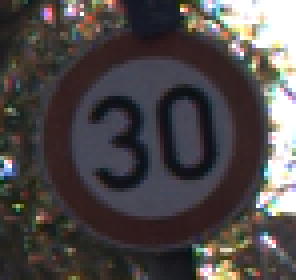
#> input picture Dataset_traffic_sign/00001/00002_00029.png, 74 x 70 px (shown 4 times larger); its folder holds only this picture in this run
$ jupyter execute --allow-errors Clasificacion_y_deteccion.ipynb   (shell and % lines are left out)
#> lines starting #> are read from the running program, lines starting #| are printed output that depends on the picture
[cell 1]
import cv2
import numpy as np
import os
import glob
import pathlib
import shutil
import csv
import time
import datetime
from skimage.feature import hog
from sklearn.model_selection import train_test_split

[cell 2]
try:
    shutil.rmtree('dataset_classifying/')
    shutil.rmtree('dataset_detection/')
except OSError:
    pass
try:
    shutil.rmtree('csvs_non_processed/')
    shutil.rmtree('csvs_processed/')
except:
    pass

## Creacion de datos sin preprocesamiento

## Creacion de datos con preprocesamiento

Para mejorar el clasificador vamos procesar las imagenes para reducir ruido y darles un formato, es decir, un tamaño concreto rango de colores etc.

Podriamos agrupar la creacion de todos los datos en una sola celda e incluso agruparlo en un bucle pero lo hemos dejado asi para mostrar el proceso que hemos seguido.

- Aumento del contraste
- Aumento de rango dinamico
- Ecualizacion del histograma
- Ajustar aspect ratio

[cell 3]
ruta = 'Dataset_traffic_sign/'
vectorClases = os.listdir(ruta)
nClases = len(vectorClases)
csvs_types = ['non_processed','processed']
tam = 100
t0 = time.time()
for clase,carpeta in enumerate(vectorClases):
    l_non_proc = []
    l_proc = []
    rutaImagenes = ruta+carpeta
    vectorImagenes = os.listdir(rutaImagenes)
    nImagenes = len(vectorImagenes)
    for j in vectorImagenes:
        #1-Sin procesar
        #Leemos imagen en blanco y negro
        rutaImg = rutaImagenes+'/'+j
        img = cv2.imread(rutaImg,0)
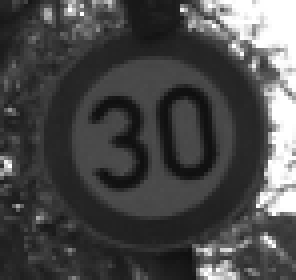
#> img: shape (70, 74) (shown 4 times larger); min 15, max 255, mean 73.6
        img = cv2.resize(img,(tam,tam))
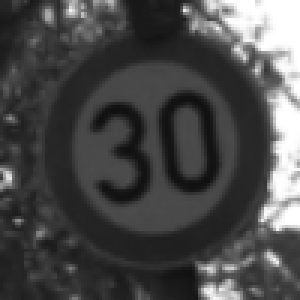
#> img: shape (100, 100) (shown 3 times larger); min 15, max 255, mean 73.5
        #Feature hog
        hog_img = hog(img)
#> hog_img = 8100 values, max 0.327 at index 6887, min 0 at index 160, mean 0.0707
        l_non_proc.append(hog_img)

        #2-Procesar
        #Ecualizacion de histograma
        img = cv2.equalizeHist(img)
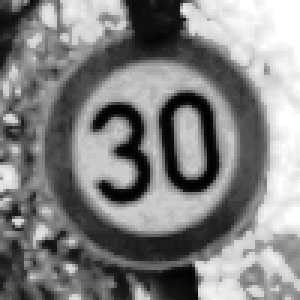
#> img: shape (100, 100) (shown 3 times larger); min 0, max 255, mean 129.5
        hog_img = hog(img)
#> hog_img = 8100 values, max 0.352 at index 789, min 0 at index 62, mean 0.073
        l_proc.append(hog_img)

    listas = {'non_processed':l_non_proc,'processed':l_proc}
    #Creamos csv de la clase
    for csv_type in csvs_types:
        #Establecemos la ruta
        csvFolder = 'csvs_'+csv_type+'/'
        rutaDatosCsv = csvFolder+'datos'+str(clase)+'.csv'
        pathlib.Path(csvFolder).mkdir(parents=True, exist_ok=True)
        #Extraemos la lista
        datos = np.array(listas[csv_type])
        #Añadir la columna de la clase
        y = np.full((nImagenes,1),clase)
        datos = np.hstack((datos,y))
        with open(rutaDatosCsv, 'a+', newline='') as myfile:
            wr = csv.writer(myfile)
            wr.writerows(datos)
            myfile.close()
#> pass 2 of the loop `for clase,carpeta in enumerate(vectorClases):`:
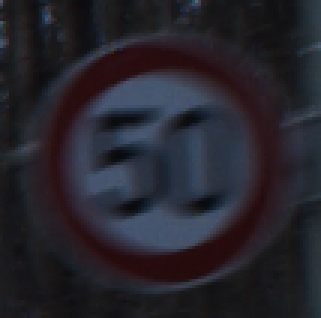
#> input picture Dataset_traffic_sign/00002/00034_00029.png, 107 x 106 px (shown 3 times larger)
#> `img = cv2.imread(rutaImg,0)`:
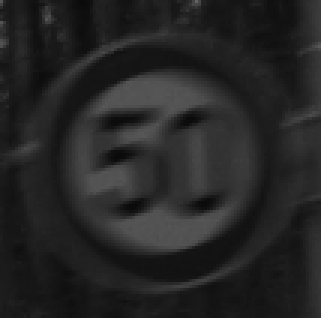
#> img: shape (106, 107) (shown 3 times larger); min 10, max 99, mean 37.1
#> `hog_img = hog(img)`: hog_img = 8100 values, max 0.368 at index 7467, min 0 at index 21, mean 0.0678
#> `img = cv2.equalizeHist(img)`:
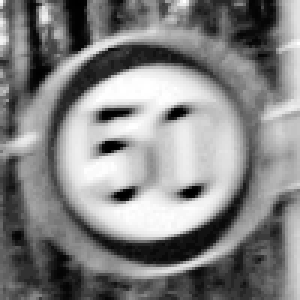
#> img: shape (100, 100) (shown 3 times larger); min 0, max 255, mean 130.5
#> `hog_img = hog(img)`: hog_img = 8100 values, max 0.35 at index 5768, min 0 at index 15, mean 0.0677

n_features = datos.shape[1]
#> n_features = 8101

print('El numero de caracteristicas es {}\n'.format(n_features))
#| El numero de caracteristicas es 8101

for csv_type in csvs_types:
    print(csv_type)
    ruta = 'csvs_'+csv_type+'/'
    l_train = np.empty((0, n_features))
#> l_train = empty array
    l_test = np.empty((0, n_features))
#> l_test = empty array
    for i,csv_string in enumerate(sorted(os.listdir(ruta),key = lambda x: int(x.split('.')[0][len('datos'):]))):
        print("Creating train and test sets for {}".format(csv_string))
        rutaCsv = ruta+csv_string
        #Leemos los datos del csv_i y los guardamos en data
        data = np.loadtxt(rutaCsv,delimiter=',')
        X= data[:,:-1]
        y= data[:,-1].reshape(-1,1)

        #Creamos train y test con sklearn
        Xtrain, Xtest, ytrain, ytest = train_test_split(X, y, test_size=0.3, random_state=2020)

        train = np.hstack((Xtrain,ytrain))
        test = np.hstack((Xtest,ytest))
        print("Total samples {} train samples {} test samples {}\n".format(data.shape[0],train.shape[0],test.shape[0]))
        l_train = np.append(l_train,train).reshape(-1,n_features)
        l_test = np.append(l_test,test).reshape(-1,n_features)

    print(l_train.shape)
#| (0, 8101)
    print(l_test.shape)
#| (0, 8101)
    pathlib.Path('dataset_classifying/').mkdir(parents=True, exist_ok=True)
    np.save('dataset_classifying/train_signs_classifying_'+csv_type,l_train)
    np.save('dataset_classifying/test_signs_classifying_'+csv_type,l_test)
#> pass 2 of the loop `for csv_type in csvs_types:`:
#| (0, 8101)
#| (0, 8101)

t1 = time.time()
print('Time elapsed creating datasets {}'.format(round(t1-t0,2)))

### Probar un conjunto de clasificadores usando SKlearn

[cell 4]
import numpy as np
import pandas as pd
from sklearn import metrics

from sklearn.svm import SVC
from sklearn.linear_model import LogisticRegression
from sklearn.naive_bayes import GaussianNB
from sklearn.naive_bayes import MultinomialNB
from sklearn.model_selection import GridSearchCV
from sklearn.tree import DecisionTreeClassifier
from sklearn.neural_network import MLPClassifier
from sklearn.base import clone
import matplotlib.pyplot as plt

nombresDatasets = ['non_processed','processed']
datasets = {}

for nombre in nombresDatasets:
    dataset_path = 'dataset_classifying/'
    pathTrain = dataset_path+'train_signs_classifying_'+nombre+'.npy'
    pathTest = dataset_path+'test_signs_classifying_'+nombre+'.npy'

    dataTrain = np.load(pathTrain)
    Xtrain = dataTrain[:,:-1]
    ytrain = dataTrain[:,-1]

    dataTest = np.load(pathTest)
    Xtest = dataTest[:,:-1]
    ytest = dataTest[:,-1]

    datasets[nombre] = (Xtrain,ytrain,Xtest,ytest)

#Definimos un conjunto de clasificadores y sus nombre para etiquetarlos luego
classifiers = [
    SVC(),
    LogisticRegression(random_state=0,max_iter=400),
    GaussianNB(),
    DecisionTreeClassifier(),
    MLPClassifier()]

clf_names = ['SVM', 'Regr Logistica', 'NB Gaussiano','Decision Tree','Red Neuronal']

score_list = []
time_list = []
aux_params = []
Best_score = np.NINF

#Definimos un diccionario con diccionarios para los parametergrids de GridSearchCV
parameters_dict = {'SVM':{'kernel':('linear', 'rbf'), 'C':[1, 10],'gamma':[0.1,0.001]},
                    'Regr Logistica':{'C': [0.01, 1, 10, 1000] },
                    'NB Gaussiano':{'var_smoothing': np.logspace(0,-9, num=10)},
                    'Decision Tree':{'min_samples_split': [2, 3, 4],
                                     'criterion': ['gini', 'entropy']},
                    'Red Neuronal':{'activation': ['tanh', 'relu'],
                                    'solver': ['sgd', 'adam']}
                  }
#Probamos los clasificadores
#> (the rest of this cell did not finish here and is left out)

## Funcion para mostrar resultados de score y tiempo

[cell 5]
def graficas_resultados(bar_list,path,width = 0.35,Best = None,title = None):
    '''Muestra graficas de resultados'''
    def autolabel(rects):
        """Attach a text label above each bar in *rects*, displaying its height."""
        for rect in rects:
            height = rect.get_height()
            ax.annotate('{}'.format(height),
                        xy=(rect.get_x() + rect.get_width() / 2, height),
                        xytext=(0, 3),  # 3 points vertical offset
                        textcoords="offset points",
                        ha='center', va='bottom')

    x = np.arange(len(clf_names))  # the label locations
    width = 0.35  # the width of the bars

    fig, ax = plt.subplots(figsize = (10,7))
    rects1 = ax.bar(x - width/2, bar_list[::2], width, label='no procesado',edgecolor='k')
    rects2 = ax.bar(x + width/2, bar_list[1::2], width, label='procesado',edgecolor='k')

    # Add some text for labels, title and custom x-axis tick labels, etc.
    if title is not None:
        ax.set_ylabel(title)
    ax.set_title('Resultados clasificadores')
    ax.set_xticks(x)
    ax.set_xticklabels(clf_names)
    ax.text(2.7,77,'verde el mejor',bbox={'facecolor': 'limegreen', 'alpha': 0.5, 'pad': 10})

    autolabel(rects1)
    autolabel(rects2)
    if Best is not None:
        if Best == 'max':
            i_clf = np.argmax(bar_list)
        else:
            i_clf = np.argmin(bar_list)
        if i_clf % 2 == 0:
            #Sin preprocesado
            ic = int(i_clf/2)
            Best_dataset = 'non_processed'
            rects1[ic].set_color('limegreen')
            rects1[ic].set_edgecolor('k')
        else:
            #Preprocesado
            ic = int(i_clf/2)
            Best_dataset = 'processed'
            if score_list[i_clf] == score_list[i_clf-1]:
                rects1[ic].set_color('limegreen')
                rects2[ic].set_color('limegreen')
                rects1[ic].set_edgecolor('k')
                rects2[ic].set_edgecolor('k')
            else:
                rects2[ic].set_color('limegreen')
                rects2[ic].set_edgecolor('k')
    fig.tight_layout()
    ax.legend(['No procesado','Procesado'],loc=(0.62,0.9))

    #Guardamos los mejores resultados
    best_result = bar_list[i_clf]
    best_name = clf_names[ic]
    figpath = title+'_'+str(best_result)+'_'+str(best_name)+'.png'

    pathlib.Path(path).mkdir(parents=True, exist_ok=True)
    plt.savefig(path+figpath)

    plt.show()
    print('El mejor clasificador ha sido: {} en {}'.format(best_name,Best_dataset))
    print('El mejor resultado ha sido {} {} en {}'.format(title,best_result,best_name))
    return ic

[cell 6]
#Graficas score
#Llamada funcion
datepath = 'resources/'+datetime.datetime.now().strftime("%d_%m_%Y_%H_%M")+'/'
#> (the rest of this cell did not finish here and is left out)

[cell 7]
#Guardamos el mejor clasificador en disco para utilizarlo mas adelante
import pickle

# save the classifier
short_clf_names = ['SVM','RegLog','NBGauss','DecTree','RedNeu']
#> (the rest of this cell did not finish here and is left out)

## Deteccion de señales

Ahora a partir de las imagenes en Dataset_images/ vamos a crear un conjunto de imagenes tomando pequeñas imagenes 100x100 para entrenar un clasificador en este caso de tan solo 2 clases que nos permita averiguar si la imagen contiene o no una señal

Para ello vamos a obtener coger la carpeta de [Dataset_images](Dataset_images/) y vamos crear recortes de tamaño 100x100 y lo vamos a combinar con imagenes de la carpeta [Dataset_traffic_sign](Dataset_traffic_sign/)

[cell 8]
def creaRecortes(recortesPorImagen,tamRecortes = 100,delete = 'yes'):
    nRecorte = 0
    ruta = 'Dataset_images/'
    pathlib.Path('cropped_images/').mkdir(parents=True, exist_ok=True)
    for i,im_path in enumerate(os.listdir(ruta)):
        imagen = cv2.imread(ruta+im_path, 0)
        for j in range(0,recortesPorImagen):
            im_path_w = 'cropped_images/' + str(nRecorte) + '.jpg'
            if not os.path.isfile(im_path_w):
                f,c = imagen.shape #800 y 1360
                rf = np.random.randint(f-tamRecortes-1) #Valor aleatorio de fila
                rc = np.random.randint(c-tamRecortes-1) #Valor aleatorio de columna

                # rf,rc es el píxel inicial del recorte
                recorte = imagen[rf:rf+tamRecortes, rc:rc+tamRecortes]
                cv2.imwrite(im_path_w, recorte)
            nRecorte += 1

#> (a cell that did not finish here is left out)

Una vez hemos creado los recortes vamos a generar un dataset combinando las imagenes NO_SEÑAL de [cropped_images](cropped_images/) y las imagenes de la clase SEÑAL de la carpeta [Dataset_traffic_sign](Dataset_traffic_sign/)

[cell 10]
rutas = ['cropped_images/','Dataset_traffic_sign/']
lista_sign = []
lista_no_sign = []
tam = 100

#SIGNS
ruta = 'Dataset_traffic_sign/'
for carpeta in os.listdir(ruta):
    #Listamos el directorio
    lista_carpeta = os.listdir(ruta+carpeta)
    #Vamos a coger la mitad de las imagenes
    len_c = len(lista_carpeta)
    for img in lista_carpeta[:len_c]:
#         print(ruta+carpeta+'/'+img)
        #Leemos y hacemos resize
        img = cv2.imread(ruta+carpeta+'/'+img,0)
        img = cv2.resize(img,(tam,tam))
        #Extraemos las caracteristicas con hog
        hog_img = hog(img)
#> hog_img = 8100 values, max 0.327 at index 6887, min 0 at index 160, mean 0.0707
        lista_sign.append(hog_img)
#> pass 2 of the loop `for carpeta in os.listdir(ruta):`:
#> `hog_img = hog(img)`: hog_img = 8100 values, max 0.368 at index 7467, min 0 at index 21, mean 0.0678

#Añadimos la columna de clase
data_sign = np.array(lista_sign)
clase_sign = np.full((data_sign.shape[0],1),1)
#> clase_sign = [1, 1]
data_sign = np.hstack((data_sign,clase_sign))
print('Creado data_sign {}'.format(data_sign.shape))
#| Creado data_sign (2, 8101)

#NON SIGNS
ruta = 'cropped_images/'
for img in os.listdir(ruta):
#     print(ruta+carpeta+'/'+img)
    #Leemos y hacemos resize
    img = cv2.imread(ruta+'/'+img,0)
    img = cv2.resize(img,(tam,tam))
    #Extraemos las caracteristicas con hog
    hog_img = hog(img)
    lista_no_sign.append(hog_img)

#Añadimos la columna de clase
data_no_sign = np.array(lista_no_sign)
clase_no_sign = np.full((data_no_sign.shape[0],1),0)
#> (the rest of this cell did not finish here and is left out)
